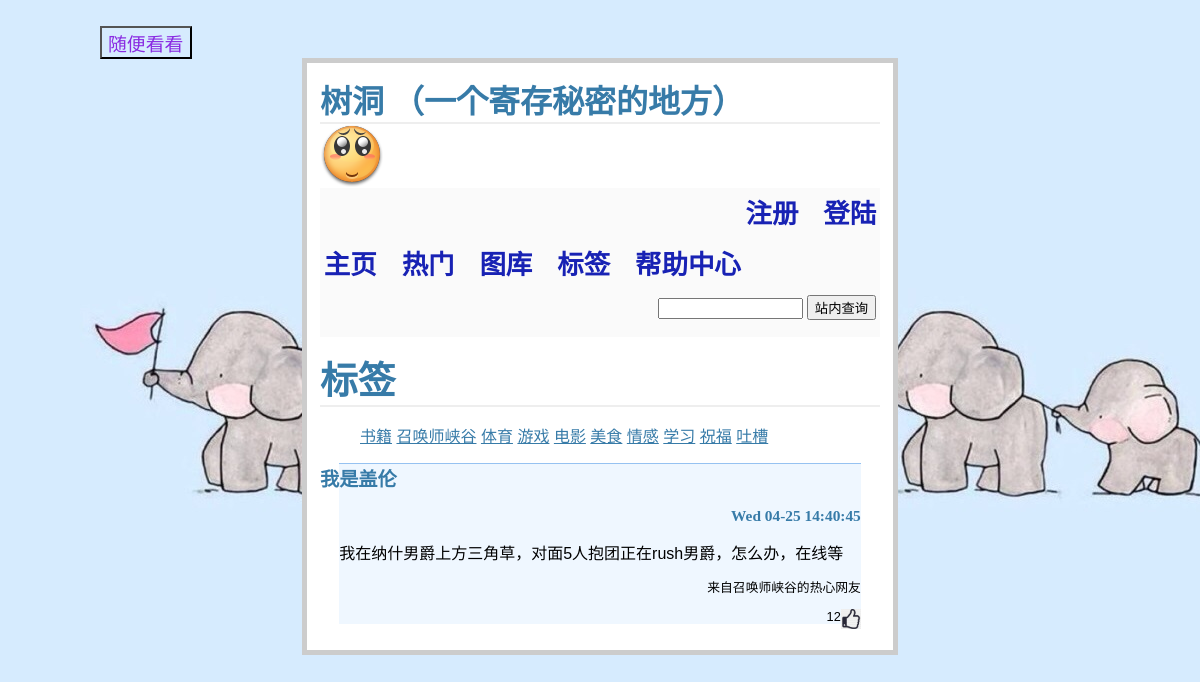
Page /flag/召唤师峡谷 on the committed database.
### tables this page shows
CREATE TABLE entries (id integer PRIMARY KEY AUTOINCREMENT, title string NOT NULL, text string NOT NULL, time STRING, up INTEGER DEFAULT (0), area STRING, flag STRING);

### flaskr.py (the view)
@app.route('/flag/<f>',methods=['GET','POST'])
def f(f):
    query = f
    cur = g.db.execute('select title, text, time, up, id,area ,flag from entries  where text like "%'+query+'%" or title like "%'+query+'%" or area like "%'+query+'%" or time like "%'+query+'%" or flag like "%'+query+'%" order by id desc')
    entries = [dict(title=row[0], text=row[1], time=row[2],up=row[3],id=row[4],area=row[5]) for row in cur.fetchall()]
    g.db.commit()
    return render_template('flag.html',entries=entries)

### flaskr.py (called while the page is built)
def connect_db():
    return sqlite3.connect(app.config['DATABASE'])

@app.before_request
def before_request():
    g.db = connect_db()

@app.teardown_request
def teardown_request(exception):
    g.db.close()

### templates/flag.html
﻿{% extends "layout.html" %}
{% block body %}
<h1 style="font-weight: bold;font-size:1cm;font-family:YouYuan;">标签</h1>
  <ul>
      <a href="/flag/书籍">书籍</a>
      <a href="/flag/召唤师峡谷">召唤师峡谷</a>
      <a href="/flag/体育">体育</a>
      <a href="/flag/游戏">游戏</a>
      <a href="/flag/电影">电影</a>
      <a href="/flag/美食">美食</a>
      <a href="/flag/情感">情感</a>
      <a href="/flag/学习">学习</a>
      <a href="/flag/祝福">祝福</a>
      <a href="/flag/吐槽">吐槽</a>
  </ul>
  <ul class=entries>
  {% for entry in entries %}
 <li style='border-top:0.1px solid #96c2f1;background:#eff7ff'><h2>{{ entry.title }}
    {% if entry.time %}
      <p style='font-size:0.8em;text-align: right ;'>{{ entry.time }}</p></h2>
    {% endif %}</h2>
    {{ entry.text|safe }}
    {% if entry.area %}
      <p style='font-size:0.8em;text-align:right'>来自{{ entry.area }}的热心网友</h2>
    {% endif %}
    {% if entry.up %}
      <p style='font-size:0.8em;text-align:right'>{{ entry.up }}</h2>
    {% endif %}</h2>
    <a style="float: right;" href='../up/{{entry.id}}'><img src='../static/up.jpg' style='width:20px;height:20px;'></img></a>
  {% else %}
    <li><em>查询不到相关内容</em>
  {% endfor %}
</ul>
{% endblock %}

### static/style.css (style rules this page uses)
body { font-family: sans-serif; background: #eee; }
a, h1, h2 { color: #377BA8; }
h1, h2 { font-family: 'Georgia', serif; margin: 0; }
h1 { border-bottom: 2px solid #eee; }
h2 { font-size: 1.2em; }
.entries { list-style: none; margin: 0; padding: 0; }
.entries li { margin: 0.8em 1.2em; }
.entries li h2 { margin-left: -1em; }

### rows in the picture
entries: title "我是盖伦", time "Wed 04-25 14:40:45", text "我在纳什男爵上方三角草，对面5人抱团正在rush男爵，怎么办，在线等", area "召唤师峡谷", up "12"
